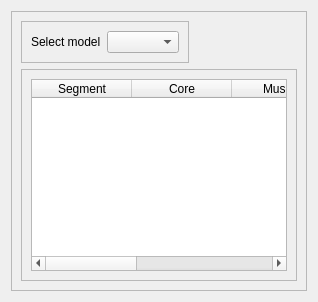
      <widget class="QWidget" name="tab_5">
       <attribute name="title">
        <string>Set temperature</string>
       </attribute>
       <layout class="QHBoxLayout" name="horizontalLayout_17">
        <item>
         <widget class="QFrame" name="frame_20">
          <property name="frameShape">
           <enum>QFrame::StyledPanel</enum>
          </property>
          <property name="frameShadow">
           <enum>QFrame::Raised</enum>
          </property>
          <layout class="QGridLayout" name="gridLayout_16">
           <item row="0" column="0">
            <layout class="QVBoxLayout" name="verticalLayout_11">
             <item>
              <widget class="QFrame" name="frame_21">
               <property name="sizePolicy">
                <sizepolicy hsizetype="Fixed" vsizetype="Preferred">
                 <horstretch>0</horstretch>
                 <verstretch>0</verstretch>
                </sizepolicy>
               </property>
               <property name="frameShape">
                <enum>QFrame::StyledPanel</enum>
               </property>
               <property name="frameShadow">
                <enum>QFrame::Raised</enum>
               </property>
               <layout class="QHBoxLayout" name="horizontalLayout_18">
                <item>
                 <widget class="QLabel" name="label_10">
                  <property name="sizePolicy">
                   <sizepolicy hsizetype="Fixed" vsizetype="Preferred">
                    <horstretch>0</horstretch>
                    <verstretch>0</verstretch>
                   </sizepolicy>
                  </property>
                  <property name="text">
                   <string>Select model</string>
                  </property>
                 </widget>
                </item>
                <item>
                 <widget class="QComboBox" name="comboBox_set_temperature">
                  <property name="sizePolicy">
                   <sizepolicy hsizetype="Preferred" vsizetype="Fixed">
                    <horstretch>0</horstretch>
                    <verstretch>0</verstretch>
                   </sizepolicy>
                  </property>
                  <item>
                   <property name="text">
                    <string/>
                   </property>
                  </item>
                  <item>
                   <property name="text">
                    <string>Custom</string>
                   </property>
                  </item>
                 </widget>
                </item>
               </layout>
              </widget>
             </item>
             <item>
              <widget class="QFrame" name="frame_22">
               <property name="frameShape">
                <enum>QFrame::StyledPanel</enum>
               </property>
               <property name="frameShadow">
                <enum>QFrame::Raised</enum>
               </property>
               <layout class="QGridLayout" name="gridLayout_15">
                <item row="0" column="0">
                 <widget class="QTableWidget" name="table_set_temperature">
                  <column>
                   <property name="text">
                    <string>Segment</string>
                   </property>
                  </column>
                  <column>
                   <property name="text">
                    <string>Core</string>
                   </property>
                  </column>
                  <column>
                   <property name="text">
                    <string>Muscle</string>
                   </property>
                  </column>
                  <column>
                   <property name="text">
                    <string>Fat</string>
                   </property>
                  </column>
                  <column>
                   <property name="text">
                    <string>Skin</string>
                   </property>
                  </column>
                 </widget>
                </item>
               </layout>
              </widget>
             </item>
            </layout>
           </item>
          </layout>
         </widget>
        </item>
       </layout>
      </widget>
